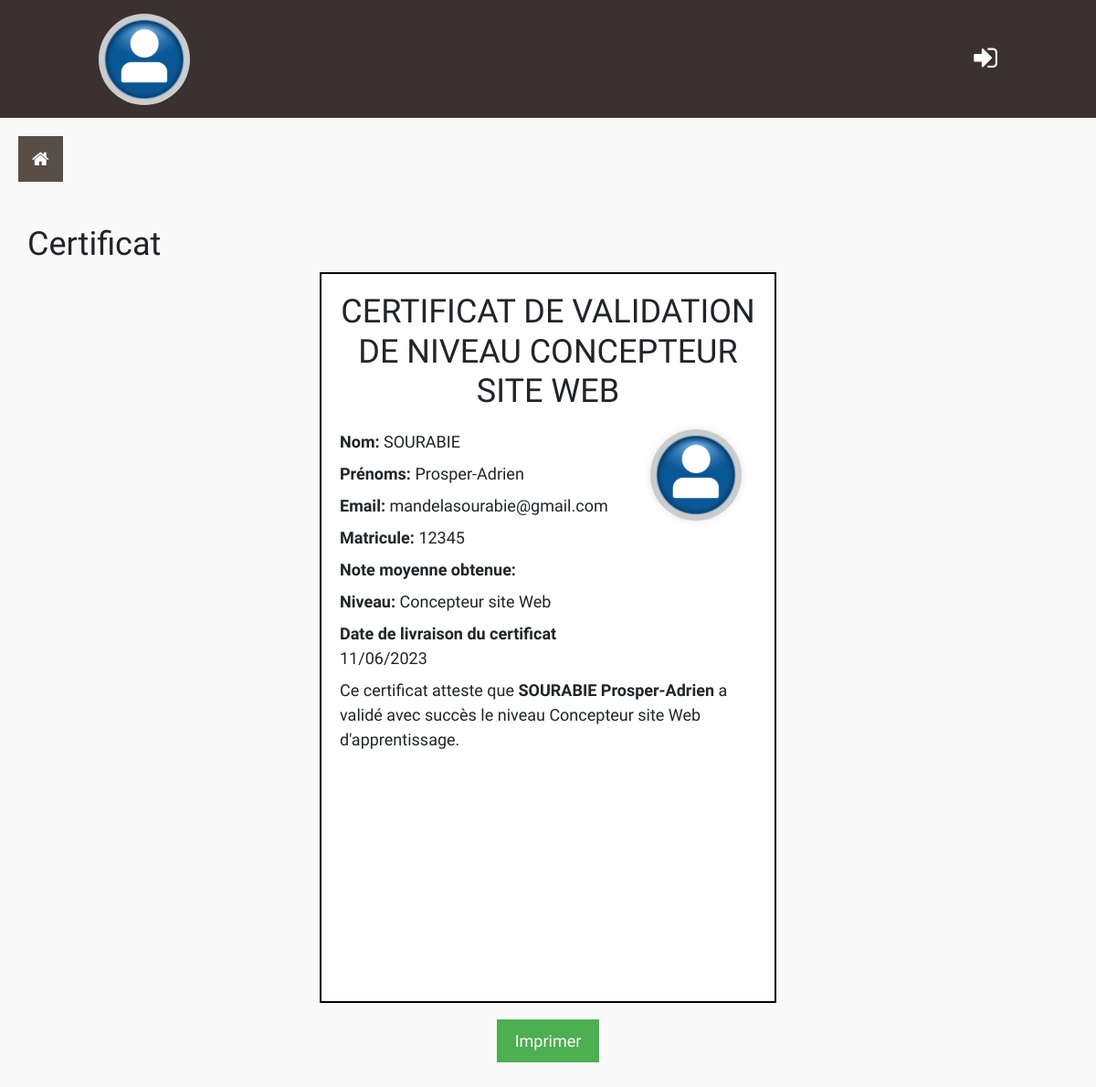
The app's page /admin_panel/vue_certificat.php (signed in) with its own data.
### tables this page shows
CREATE TABLE `categorie` (
  `ID_CATEGORIE` varchar(255) NOT NULL,
  `LIB_CATEGORIE` varchar(255) NOT NULL
);

### admin_panel/vue_certificat.php (the view, shortened to what this page needs)
<!DOCTYPE html>
<html>
<head>
  <head>
    <link rel="stylesheet" href="https://cdn.jsdelivr.net/npm/bootstrap@4.0.0/dist/css/bootstrap.min.css">
        <link rel="stylesheet" href="https://cdnjs.cloudflare.com/ajax/libs/font-awesome/4.7.0/css/font-awesome.min.css">
        <link rel="stylesheet" href="assets/images/assets/images/bootstrap-icons-1.10.5/font/bootstrap-icons.css">
        <link rel="stylesheet" href="./assets/css/style.css"></link>
  </head>
</head>
<body >
<?php
    include "./adminHeader.php";
    include "./sidebar.php";
    include_once "dbconnect.php";
    $cat =  $_SESSION['cat_etu']  ;
    $sql2 = "SELECT * FROM categorie WHERE ID_CATEGORIE = '$cat' ";
      $idCnx ->exec("USE qcm_php");
      $res1 = $idCnx->query($sql2);
    foreach($res1 as $row)
      {$nom_cat = $row ["LIB_CATEGORIE"]  ;}
?>
    <div id="main-content" class="container allContent-section py-4">
        <div class="row">
                <h2>Certificat</h2>
            <div class="container "  >
                <div class="card-body certificate"  style="width: 500px; height: 800px; ">
                    <h2>Certificat de Validation de Niveau <?php echo $nom_cat ?></h2>
                    <div class="row">
                        <div class="col-8">
                        <p><strong>Nom:</strong> <?php echo $_SESSION["nom"] ?></p>
                    <p><strong>Prénoms:</strong> <?php echo $_SESSION["prenom"] ?></p>
                    <p><strong>Email:</strong> <?php echo $_SESSION["email"] ?></p>
                    <p><strong>Matricule:</strong> <?php echo $_SESSION["matricule"] ?></p>
                    <p><strong>Note moyenne obtenue:</strong> <?php echo $_SESSION["note"] ?></p>
                    <p><strong>Niveau:</strong> <?php echo $_SESSION["lib_cat"] ?></p>
                    <p><strong>Date de livraison du certificat</strong> <?php echo date('d/m/Y');?></p>
                        </div>
                        <div class="col-4">
                        <img class="div-rond" width="100" height="100" src=  "<?php   if($_SESSION["photo"] != null){
                                                echo $_SESSION["photo"];
                                            }else{ echo "assets/images/sssds.png  ";}?>">
                        </div>
                    </div>
                    <p>Ce certificat atteste que <strong><?php echo $_SESSION["nom"]." ".$_SESSION["prenom"] ?></strong> a validé avec succès le niveau <?php echo $nom_cat ?> d'apprentissage.</p>
                </div>
                <div class="text-center pt-3">
                    <button class="mon-bouton" onclick="saveCertificate()">Imprimer</button>
                </div>
            </div>
         </div>
    </div>
</body>
</html>

### admin_panel/adminHeader.php (shortened to what this page needs)
 <nav  class="navbar navbar-expand-lg navbar-light px-5" style="background-color: #3B3131;">
    <a class="navbar-brand ml-5" href="./index.php">
    <img class="div-rond" width="100" height="100" src=  "<?php   if($_SESSION["photo"] != null){
                                                echo $_SESSION["photo"];
                                            }else{ echo "assets/images/sssds.png  ";}?>">
    </a>
    <div class="user-cart">
        <?php
        if(isset($_SESSION['user_id'])){
          ?>
          <a href="" style="text-decoration:none;">
            <i class="fa fa-user mr-5" style="font-size:30px; color:#fff;" aria-hidden="true"></i>
         </a>
          <?php
        } else {
            ?>
            <a href="deconnexion.php" style="text-decoration:none;">
                    <i class="fa fa-sign-in mr-5" style="font-size:30px; color:#fff;" aria-hidden="true"></i>
            </a>
            <?php
        } ?>
    </div>
</nav>

### admin_panel/sidebar.php (shortened to what this page needs)
<div id="main">
    <button class="openbtn" onclick="openNav()"><i class="fa fa-home"></i></button>
</div>

### admin_panel/assets/css/style.css (style rules this page uses)
* { margin: 0; padding: 0; font-family: 'Work Sans', sans-serif; font-size: 18px; }
.openbtn { font-size: 20px; cursor: pointer; padding: 10px 15px; border: none; color: #fff; background-color:#584e46; }
#main { transition: margin-left .5s; padding: 20px; }

### admin_panel/vue_certificat.php (style rules this page uses)
.mon-bouton { background-color: #4CAF50; color: white; padding: 10px 20px; border: none; cursor: pointer; }
body { font-family: Arial, sans-serif; background-color: #f9f9f9; }
.certificate { max-width: 600px; margin: 0 auto; padding: 20px; border: 2px solid #000; background-color: #fff; }
.certificate h2 { text-align: center; margin-bottom: 20px; text-transform: uppercase; }
.certificate img { max-width: 150px; margin: 0 auto; display: block; border-radius: 50%; box-shadow: 0 0 10px rgba(0, 0, 0, 0.1); }
.certificate p { margin-bottom: 8px; line-height: 1.5; }

### admin_panel/sidebar.php (style rules this page uses)
.div-rond { width: 100px; height: 100px; border-radius: 50%; background-color: #ccc; }

### records on screen
categorie: LIB_CATEGORIE "CONCEPTEUR SITE WEB", LIB_CATEGORIE "Concepteur site Web"

### other values on screen
$_SESSION["nom"] "SOURABIE"
$_SESSION["prenom"] "Prosper-Adrien"
$_SESSION["email"] "mandelasourabie@gmail.com"
$_SESSION["matricule"] "12345"
$_SESSION["lib_cat"] "Concepteur site Web"
